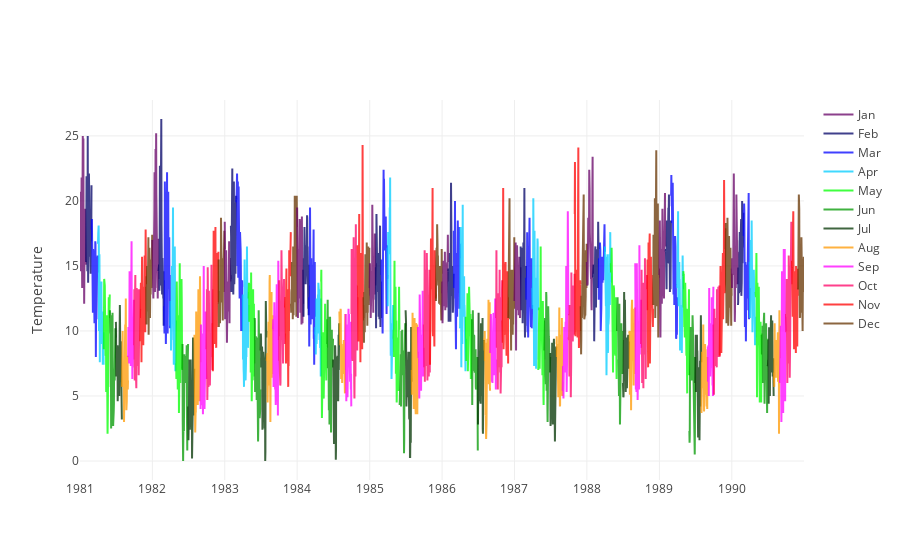

Notebook cell for this chart:
### Code cell
colors = [
    "#660066", "#000066", "#0000ff", "#00ccff", "#00ff00", "#009900", 
    "#003300", "#ff9900", "#ff00ff", "#ff0066", "#ff0000", "#663300"
]

year_range = range(df.index.year.min(), df.index.year.max()+1)
data = []
for y in year_range:
    for m in range(1, 13):
        df_m = df[(df.index.year == y) & (df.index.month == m)]
        data.append(
            go.Scatter(
                x=df_m.index,
                y=df_m["temp"],
                name=calendar.month_abbr[m],
                line={"color": colors[m-1]},
                opacity=0.75,
                showlegend=(y == min(year_range))
            )
        )
iplot({"data": data, "layout": layout})
